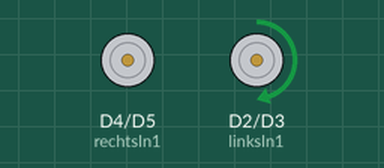
Recording of a sketch running on a simulated ESP8266 (NodeMCU). Parts: motor-driver pin pairs drawn as motors (green arrow = first pin HIGH = forward, orange = second pin HIGH = backward, longer = more drive).

Above: at 3.1 s.
At 5.1 s:
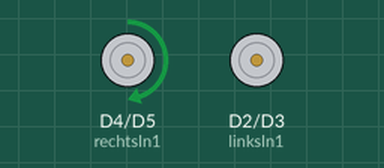
At 7.1 s:
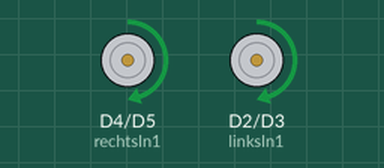
At 9.1 s:
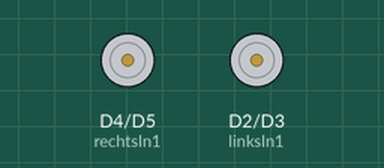
Timing chart, 0 to 10.6 s (numbered marks = the images above):
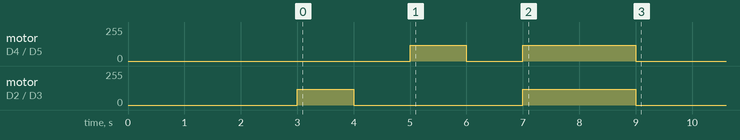

The sketch:

testMotorenV1.ino
```cpp
// Arduino Nano ESP32 + DRV8833, twee DC-motoren.
// Start automatisch na inschakelen of reset. Test eerst met de wielen vrij.
const int linksIn1 = D2, linksIn2 = D3;
const int rechtsIn1 = D4, rechtsIn2 = D5;

const bool keerLinksOm = false;
const bool keerRechtsOm = false;
const int testSnelheid = 120;  // PWM op een schaal van 0 tot 255
const int maxPwm = 180;

void motor(int in1, int in2, bool omkeren, int snelheid) {
  const int pwm = constrain(snelheid, 0, maxPwm);
  analogWrite(omkeren ? in1 : in2, 0);
  analogWrite(omkeren ? in2 : in1, pwm);
}

void rijd(int links, int rechts) {
  motor(linksIn1, linksIn2, keerLinksOm, links);
  motor(rechtsIn1, rechtsIn2, keerRechtsOm, rechts);
}

void setup() {
  pinMode(linksIn1, OUTPUT);
  pinMode(linksIn2, OUTPUT);
  pinMode(rechtsIn1, OUTPUT);
  pinMode(rechtsIn2, OUTPUT);
  rijd(0, 0);
  delay(3000);

  rijd(testSnelheid, 0);
  delay(1000);
  rijd(0, 0);
  delay(1000);

  rijd(0, testSnelheid);
  delay(1000);
  rijd(0, 0);
  delay(1000);

  rijd(testSnelheid, testSnelheid);
  delay(2000);
  rijd(0, 0);
}

void loop() {
  // Klaar. Druk op RESET om de test te herhalen.
}
```
